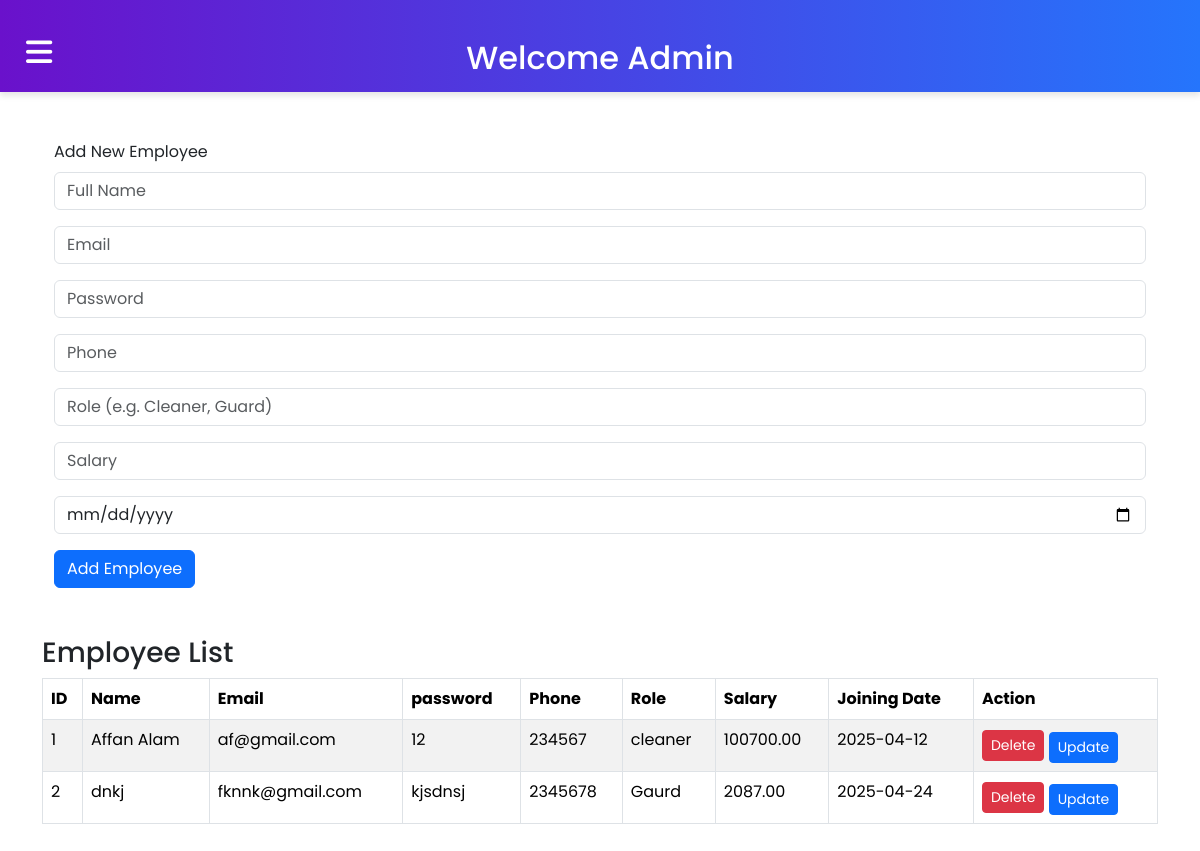
Screenshot of /manage_employee.php (signed in) with the database file from the repository.
### tables this page shows
CREATE TABLE `employees` (
  `id` int(11) NOT NULL,
  `name` varchar(100) NOT NULL,
  `email` varchar(100) DEFAULT NULL,
  `password` varchar(200) NOT NULL,
  `phone` varchar(15) DEFAULT NULL,
  `role` varchar(50) DEFAULT NULL,
  `salary` decimal(10,2) DEFAULT NULL,
  `joining_date` date DEFAULT NULL,
  `status` enum('active','inactive') DEFAULT 'active'
);

### manage_employee.php (the view, shortened to what this page needs)
<?php
include 'db.php';
$result = $conn->query("SELECT * FROM employees ORDER BY id ASC");
?>
<!DOCTYPE html>
<html lang="en">
<head>
    <link href="https://cdn.jsdelivr.net/npm/bootstrap@5.3.3/dist/css/bootstrap.min.css" rel="stylesheet">
</head>
<body>
    <?php
    include './layouts/a_header.php';
    ?>
    <div class="container py-5">
        <div class="container">
            <div class="card-header mb-2">Add New Employee</div>
            <div class="card-body">
                <form method="POST">
                    <div class="mb-3">
                        <input type="text" name="name" class="form-control" placeholder="Full Name" required>
                    </div>
                    <div class="mb-3">
                        <input type="email" name="email" class="form-control" placeholder="Email">
                    </div>
                    <div class="mb-3">
                        <input type="password" name="password" class="form-control" placeholder="Password">
                    </div>
                    <div class="mb-3">
                        <input type="text" name="phone" class="form-control" placeholder="Phone">
                    </div>
                    <div class="mb-3">
                        <input type="text" name="role" class="form-control" placeholder="Role (e.g. Cleaner, Guard)">
                    </div>
                    <div class="mb-3">
                        <input type="number" step="0.01" name="salary" class="form-control" placeholder="Salary">
                    </div>
                    <div class="mb-3">
                        <input type="date" name="joining_date" class="form-control" required>
                    </div>
                    <button type="submit" name="add_employee" class="btn btn-primary mb-5">Add Employee</button>
                </form>
            </div>
        </div>
        <h3>Employee List</h3>
        <table class="table table-bordered table-striped">
            <thead>
                <tr>
                    <th>ID</th>
                    <th>Name</th>
                    <th>Email</th>
                    <th>password</th>
                    <th>Phone</th>
                    <th>Role</th>
                    <th>Salary</th>
                    <th>Joining Date</th>
                    <th>Action</th>
                </tr>
            </thead>
            <tbody>
                <?php
                $id = 1;
                while ($row = $result->fetch_assoc()): ?>
                    <tr>
                        <td><?php echo $id ?></td>
                        <td><?= htmlspecialchars($row['name']) ?></td>
                        <td><?= htmlspecialchars($row['email']) ?></td>
                        <td><?= htmlspecialchars($row['password']) ?></td>
                        <td><?= htmlspecialchars($row['phone']) ?></td>
                        <td><?= htmlspecialchars($row['role']) ?></td>
                        <td><?= htmlspecialchars($row['salary']) ?></td>
                        <td><?= htmlspecialchars($row['joining_date']) ?></td>
                        <td>
                            <a href="?delete=<?= $row['id'] ?>" class="btn btn-danger btn-sm" onclick="return confirm('Are you sure?')">Delete</a>
                            <button class="btn btn-primary btn-sm mt-1" data-bs-toggle="modal" data-bs-target="#salaryModal<?= $row['id'] ?>">Update</button>
                        </td>
                    </tr>
                    <?php $id++ ?>
                <?php endwhile; ?>
            </tbody>
        </table>
    </div>
</body>
</html>

### cssMinipro.css (style rules this page uses)
html, body { height: 100%; margin: 0; padding: 0; flex-direction: column; }
.sidebar_menu .menu i,a { color: white; text-decoration: none; font-size: 20px; }

### public/assets/css/a_header.css (style rules this page uses)
* { margin: 0; padding: 0; font-family: "Poppins",sans-serif; }
.sidebar_menu .menu i,a { color: white; text-decoration: none; font-size: 20px; }

### rows the page displays
employees: name "Affan Alam", email "af@gmail.com", password "12", phone "234567", role "cleaner", salary "100700.00", joining_date "2025-04-12"
employees: name "dnkj", email "fknnk@gmail.com", password "kjsdnsj", phone "2345678", role "Gaurd", salary "2087.00", joining_date "2025-04-24"

### other values shown
$Name "Admin"
